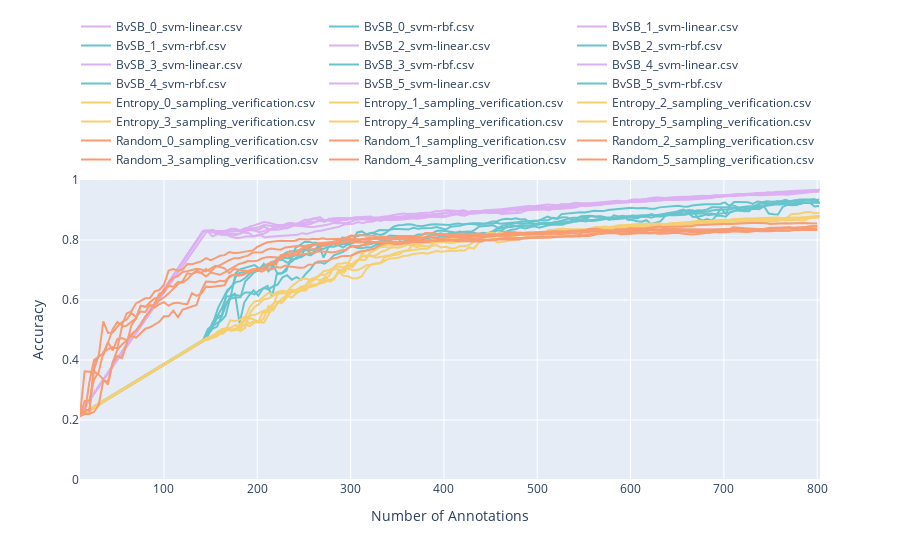

Here is the notebook cell this chart was saved with:
### Code cell
import os
import pandas as pd
import plotly.graph_objects as go
import numpy as np

folder = 'Results/OverallCA'

# Get all csv files
files = os.listdir(folder)

import plotly.express as px
pastel = px.colors.qualitative.Pastel

# color key
color_key = {
    'OCluDAL' : pastel[0],
    'Entropy-OCluDAL' : pastel[1],
    'Random' : pastel[2],
    'BvSB-SVM-linear' : pastel[3],
}

# Calculate average across 3 iterations
OCluDAL = []
Entropy_OCluDAL = []
Random = []
BvSB_SVM_linear = []
colors = []
dfs = []
for file in files:
    df = pd.read_csv(f'{folder}\\{file}')
    dfs.append(df)
    if 'svm-rbf' in file:
        OCluDAL.append(df)
        colors.append(color_key['OCluDAL'])
    elif 'svm-linear' in file:
        BvSB_SVM_linear.append(df)
        colors.append(color_key['BvSB-SVM-linear'])
    elif 'Entropy' in file:
        Entropy_OCluDAL.append(df)
        colors.append(color_key['Entropy-OCluDAL'])
    elif 'Random' in file:
        Random.append(df)
        colors.append(color_key['Random'])

# OCluDAL = pd.concat(OCluDAL)
# BvSB_SVM_linear = pd.concat(BvSB_SVM_linear)
# Entropy_OCluDAL = pd.concat(Entropy_OCluDAL)
# Random = pd.concat(Random)

# OCluDAL = OCluDAL.groupby('Number of Annotations').mean(numeric_only=True).reset_index()
# BvSB_SVM_linear = BvSB_SVM_linear.groupby('Number of Annotations').mean(numeric_only=True).reset_index()
# Entropy_OCluDAL = Entropy_OCluDAL.groupby('Number of Annotations').mean(numeric_only=True).reset_index()
# Random = Random.groupby('Number of Annotations').mean(numeric_only=True).reset_index()

fig = go.Figure()

# for df, file in zip([OCluDAL, BvSB_SVM_linear, Entropy_OCluDAL, Random], ['OCluDAL', 'BvSB-SVM-linear', 'Entropy-OCluDAL', 'Random']):
for df, file, color in zip(dfs, files, colors):
    # color = color_key[file]
    

    fig.add_trace(go.Scatter(x=df['Number of Annotations'], y=df['Accuracy'], name=file, line=dict(color=color)))#, dash=line_style)))


# Update ylim and set axis labels
fig.update_yaxes(range=[0, 1])
fig.update_xaxes(title_text='Number of Annotations')
fig.update_yaxes(title_text='Accuracy')

# Horizontal legend
fig.update_layout(legend=dict(
    orientation="h",
    yanchor="bottom",
    y=1.02,
    xanchor="right",
    x=1
))

fig.show()

### Figure 1 — Plotly figure (JSON) as saved in the notebook; plotly's stock layout.template omitted (floating-point values rounded to 4 significant figures; data arrays with more than 128 entries replaced by an {"elided": "..."} marker saying what was removed)
{"data": [{"line": {"color": "rgb(220, 176, 242)"}, "name": "BvSB_0_svm-linear.csv", "type": "scatter", "x": {"elided": "268 int values"}, "y": {"elided": "268 float values"}}, {"line": {"color": "rgb(102, 197, 204)"}, "name": "BvSB_0_svm-rbf.csv", "type": "scatter", "x": {"elided": "268 int values"}, "y": {"elided": "268 float values"}}, {"line": {"color": "rgb(220, 176, 242)"}, "name": "BvSB_1_svm-linear.csv", "type": "scatter", "x": {"elided": "268 int values"}, "y": {"elided": "268 float values"}}, {"line": {"color": "rgb(102, 197, 204)"}, "name": "BvSB_1_svm-rbf.csv", "type": "scatter", "x": {"elided": "268 int values"}, "y": {"elided": "268 float values"}}, {"line": {"color": "rgb(220, 176, 242)"}, "name": "BvSB_2_svm-linear.csv", "type": "scatter", "x": {"elided": "268 int values"}, "y": {"elided": "268 float values"}}, {"line": {"color": "rgb(102, 197, 204)"}, "name": "BvSB_2_svm-rbf.csv", "type": "scatter", "x": {"elided": "268 int values"}, "y": {"elided": "268 float values"}}, {"line": {"color": "rgb(220, 176, 242)"}, "name": "BvSB_3_svm-linear.csv", "type": "scatter", "x": {"elided": "268 int values"}, "y": {"elided": "268 float values"}}, {"line": {"color": "rgb(102, 197, 204)"}, "name": "BvSB_3_svm-rbf.csv", "type": "scatter", "x": {"elided": "268 int values"}, "y": {"elided": "268 float values"}}, {"line": {"color": "rgb(220, 176, 242)"}, "name": "BvSB_4_svm-linear.csv", "type": "scatter", "x": {"elided": "268 int values"}, "y": {"elided": "268 float values"}}, {"line": {"color": "rgb(102, 197, 204)"}, "name": "BvSB_4_svm-rbf.csv", "type": "scatter", "x": {"elided": "268 int values"}, "y": {"elided": "268 float values"}}, {"line": {"color": "rgb(220, 176, 242)"}, "name": "BvSB_5_svm-linear.csv", "type": "scatter", "x": {"elided": "266 int values"}, "y": {"elided": "266 float values"}}, {"line": {"color": "rgb(102, 197, 204)"}, "name": "BvSB_5_svm-rbf.csv", "type": "scatter", "x": {"elided": "266 int values"}, "y": {"elided": "266 float values"}}, {"line": {"color": "rgb(246, 207, 113)"}, "name": "Entropy_0_sampling_verification.csv", "type": "scatter", "x": {"elided": "268 int values"}, "y": {"elided": "268 float values"}}, {"line": {"color": "rgb(246, 207, 113)"}, "name": "Entropy_1_sampling_verification.csv", "type": "scatter", "x": {"elided": "268 int values"}, "y": {"elided": "268 float values"}}, {"line": {"color": "rgb(246, 207, 113)"}, "name": "Entropy_2_sampling_verification.csv", "type": "scatter", "x": {"elided": "268 int values"}, "y": {"elided": "268 float values"}}, {"line": {"color": "rgb(246, 207, 113)"}, "name": "Entropy_3_sampling_verification.csv", "type": "scatter", "x": {"elided": "268 int values"}, "y": {"elided": "268 float values"}}, {"line": {"color": "rgb(246, 207, 113)"}, "name": "Entropy_4_sampling_verification.csv", "type": "scatter", "x": {"elided": "268 int values"}, "y": {"elided": "268 float values"}}, {"line": {"color": "rgb(246, 207, 113)"}, "name": "Entropy_5_sampling_verification.csv", "type": "scatter", "x": {"elided": "266 int values"}, "y": {"elided": "266 float values"}}, {"line": {"color": "rgb(248, 156, 116)"}, "name": "Random_0_sampling_verification.csv", "type": "scatter", "x": {"elided": "319 int values"}, "y": {"elided": "319 float values"}}, {"line": {"color": "rgb(248, 156, 116)"}, "name": "Random_1_sampling_verification.csv", "type": "scatter", "x": {"elided": "319 int values"}, "y": {"elided": "319 float values"}}, {"line": {"color": "rgb(248, 156, 116)"}, "name": "Random_2_sampling_verification.csv", "type": "scatter", "x": {"elided": "319 int values"}, "y": {"elided": "319 float values"}}, {"line": {"color": "rgb(248, 156, 116)"}, "name": "Random_3_sampling_verification.csv", "type": "scatter", "x": {"elided": "319 int values"}, "y": {"elided": "319 float values"}}, {"line": {"color": "rgb(248, 156, 116)"}, "name": "Random_4_sampling_verification.csv", "type": "scatter", "x": {"elided": "319 int values"}, "y": {"elided": "319 float values"}}, {"line": {"color": "rgb(248, 156, 116)"}, "name": "Random_5_sampling_verification.csv", "type": "scatter", "x": {"elided": "319 int values"}, "y": {"elided": "319 float values"}}], "layout": {"legend": {"orientation": "h", "x": 1, "xanchor": "right", "y": 1.02, "yanchor": "bottom"}, "xaxis": {"title": {"text": "Number of Annotations"}}, "yaxis": {"range": [0, 1], "title": {"text": "Accuracy"}}}}
